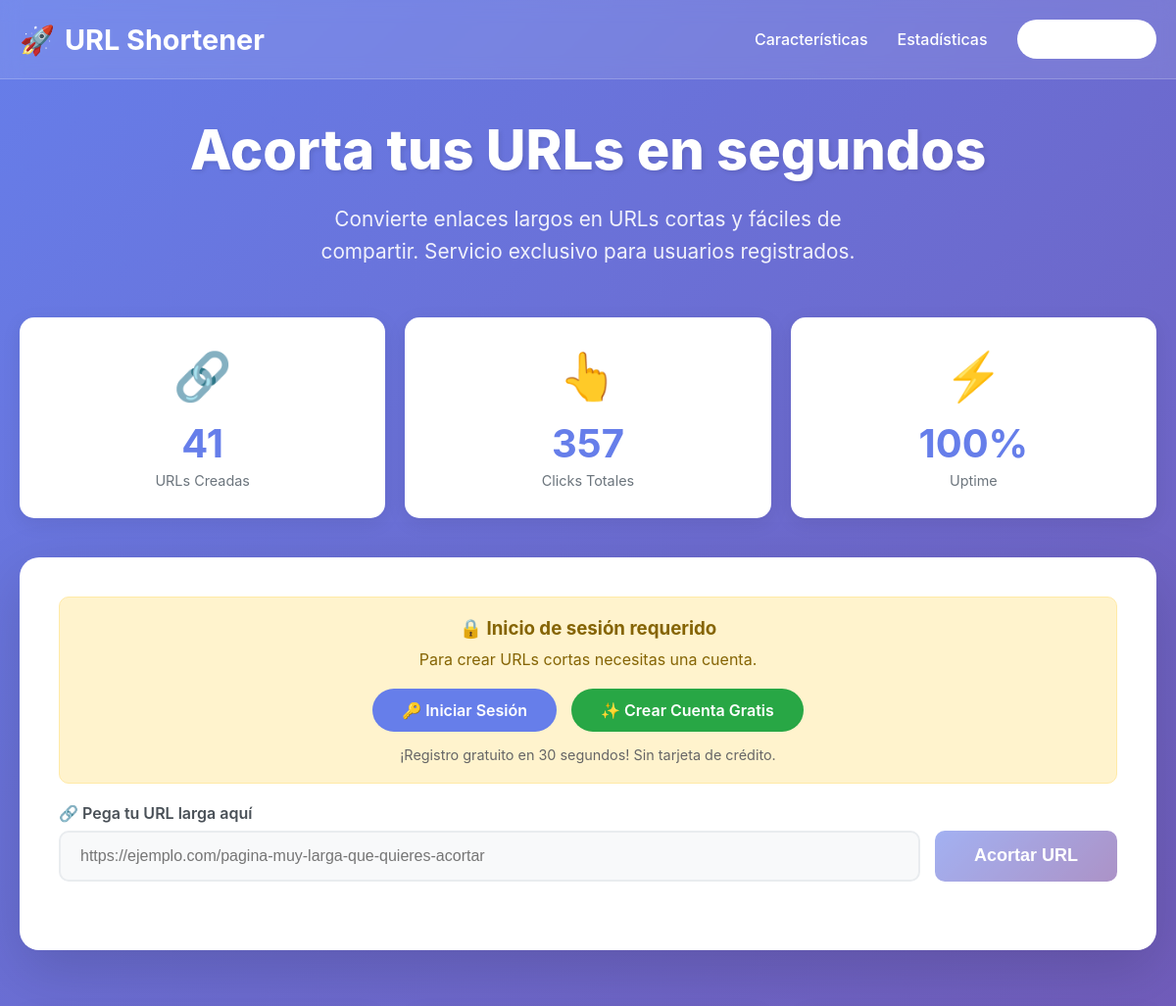
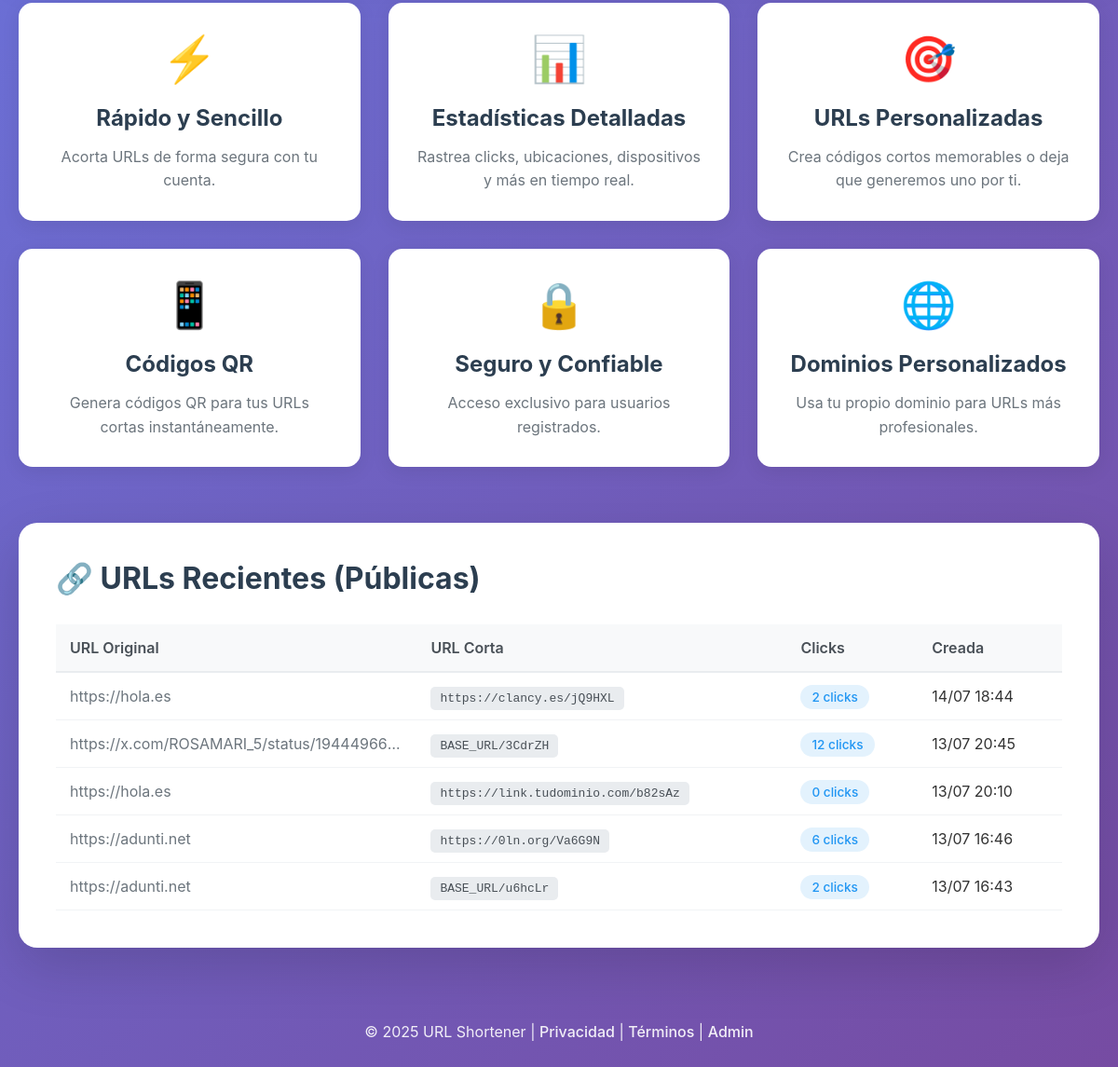
Before: / with the older database file (2 pictures, top to bottom).
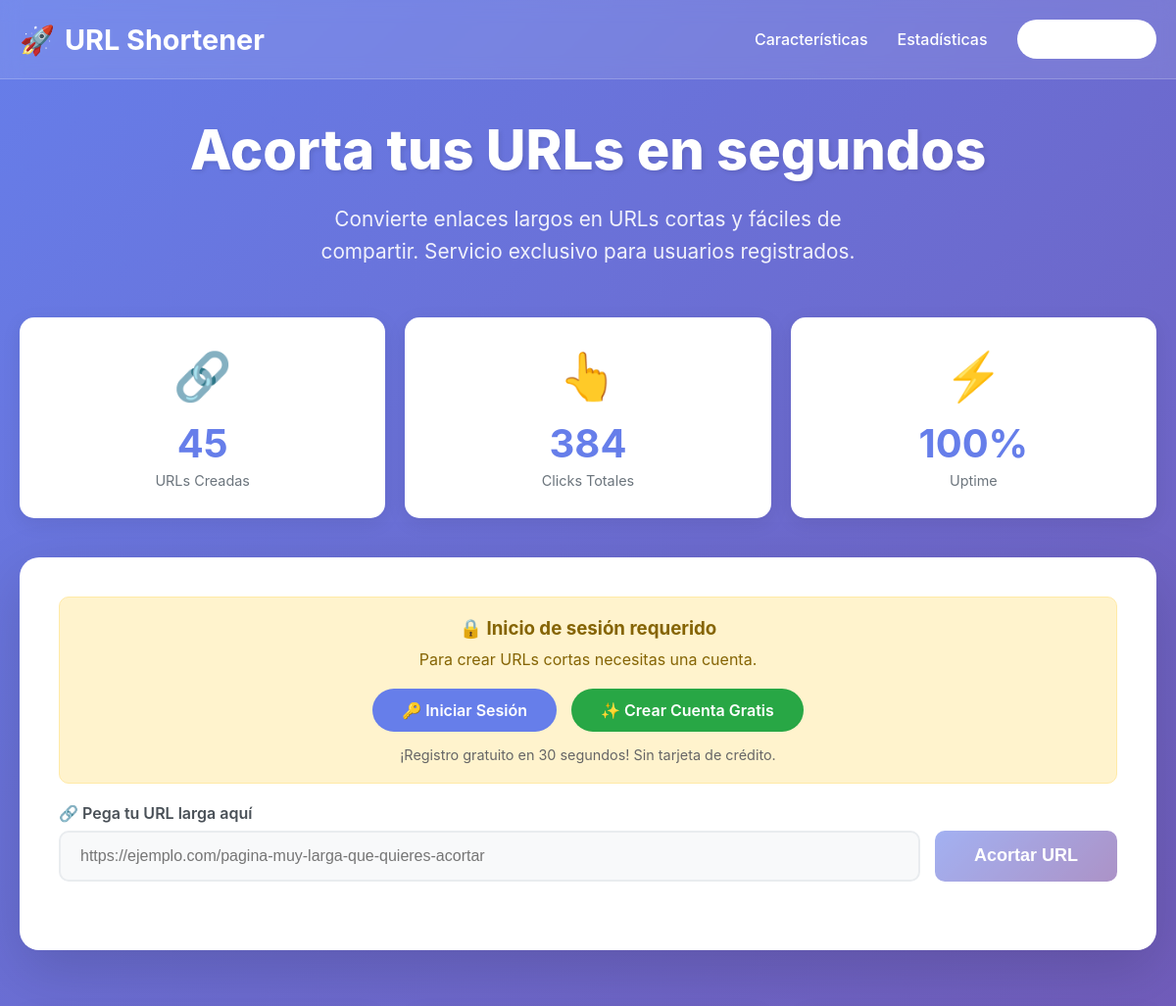
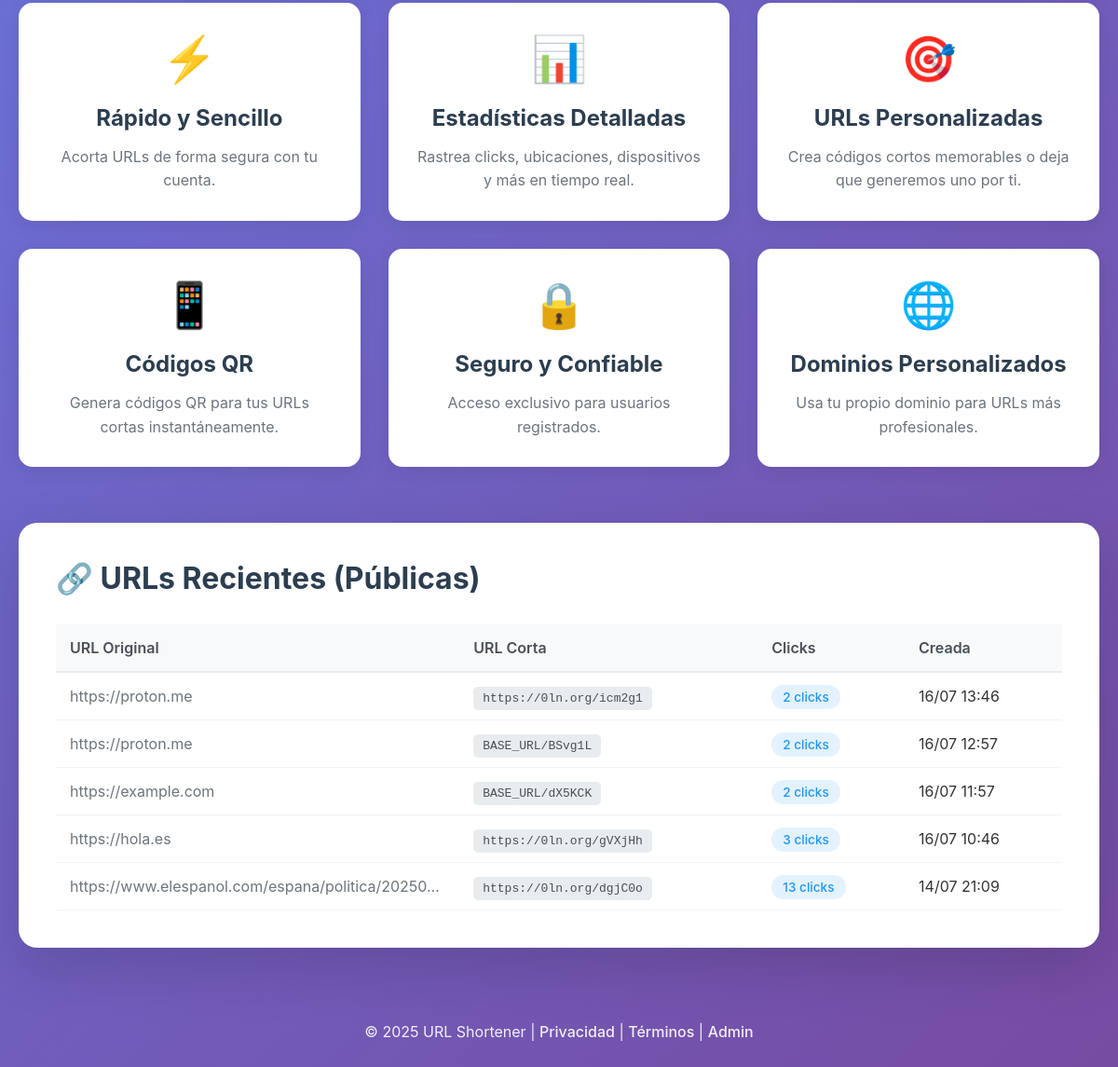
After: the same page with the newer database file (2 pictures, top to bottom).
### tables this page shows
CREATE TABLE `urls` (
  `id` int NOT NULL,
  `user_id` int DEFAULT NULL,
  `domain_id` int DEFAULT NULL,
  `short_code` varchar(10) NOT NULL,
  `original_url` text NOT NULL,
  `created_at` timestamp NULL DEFAULT CURRENT_TIMESTAMP,
  `clicks` int DEFAULT '0',
  `last_click` timestamp NULL DEFAULT NULL,
  `ip_address` varchar(45) DEFAULT NULL,
  `user_agent` text,
  `active` tinyint(1) DEFAULT '1',
  `is_public` tinyint(1) DEFAULT '1',
  `title` varchar(255) DEFAULT NULL,
  `description` text
);

CREATE TABLE `custom_domains` (
  `id` int NOT NULL,
  `user_id` int DEFAULT NULL,
  `domain` varchar(255) NOT NULL,
  `status` enum('pending','active','inactive') DEFAULT 'pending',
  `verification_token` varchar(64) DEFAULT NULL,
  `verified_at` timestamp NULL DEFAULT NULL,
  `created_at` timestamp NULL DEFAULT CURRENT_TIMESTAMP,
  `updated_at` timestamp NULL DEFAULT CURRENT_TIMESTAMP ON UPDATE CURRENT_TIMESTAMP,
  `ssl_enabled` tinyint(1) DEFAULT '0',
  `verification_method` varchar(50) DEFAULT NULL
);

### index.php (the view, shortened to what the changed rows need)
<?php
$is_logged_in = isset($_SESSION['user_id']) || isset($_SESSION['admin_logged_in']);
try {
    $db = new PDO("mysql:host=" . DB_HOST . ";dbname=" . DB_NAME, DB_USER, DB_PASS);
    $db->setAttribute(PDO::ATTR_ERRMODE, PDO::ERRMODE_EXCEPTION);
} catch(PDOException $e) {
    die("Error de conexión: " . $e->getMessage());
}
try {
    $stmt = $db->query("SELECT COUNT(*) as total FROM urls");
    $total_urls = $stmt->fetch()['total'];
    $stmt = $db->query("SELECT SUM(clicks) as total FROM urls");
    $total_clicks = $stmt->fetch()['total'] ?? 0;
    if ($is_logged_in) {
        $stmt = $db->query("
            SELECT u.*, cd.domain as custom_domain
            FROM urls u
            LEFT JOIN custom_domains cd ON u.domain_id = cd.id
            ORDER BY u.created_at DESC
            LIMIT 5
        ");
    } else {
        $stmt = $db->query("
            SELECT u.*, cd.domain as custom_domain
            FROM urls u
            LEFT JOIN custom_domains cd ON u.domain_id = cd.id
            WHERE u.is_public = 1
            ORDER BY u.created_at DESC
            LIMIT 5
        ");
    }
    $recent_urls = $stmt->fetchAll();
} catch (Exception $e) {
    $total_urls = 0;
    $total_clicks = 0;
    $recent_urls = [];
}
?>
<!DOCTYPE html>
<html lang="es">
<head>
</head>
<body>
    <div class="container">
        <div class="hero">
            <h1>Acorta tus URLs en segundos</h1>
        </div>
        <div class="stats-grid" id="stats">
            <div class="stat-card">
                <div class="stat-icon">🔗</div>
                <div class="stat-value"><?php echo number_format($total_urls); ?></div>
                <div class="stat-label">URLs Creadas</div>
            </div>
            <div class="stat-card">
                <div class="stat-icon">👆</div>
                <div class="stat-value"><?php echo number_format($total_clicks); ?></div>
                <div class="stat-label">Clicks Totales</div>
            </div>
        </div>
        <?php if (!empty($recent_urls)): ?>
        <div class="recent-section">
            <h2>🔗 URLs Recientes <?php echo (!$is_logged_in ? '(Públicas)' : ''); ?></h2>
            <div class="recent-urls">
                <table>
                    <thead>
                        <tr>
                            <th>URL Original</th>
                            <th>URL Corta</th>
                            <th>Clicks</th>
                            <th>Creada</th>
                        </tr>
                    </thead>
                    <tbody>
                        <?php foreach ($recent_urls as $url): ?>
                        <?php
                        if (!empty($url['custom_domain'])) {
                            $short_url = "https://" . $url['custom_domain'] . "/" . $url['short_code'];
                        } else {
                            $short_url = rtrim(BASE_URL, '/') . '/' . $url['short_code'];
                        }
                        ?>
                        <tr>
                            <td class="url-original" title="<?php echo htmlspecialchars($url['original_url']); ?>">
                                <?php echo htmlspecialchars($url['original_url']); ?>
                            </td>
                            <td>
                                <span class="url-short"><?php echo htmlspecialchars($short_url); ?></span>
                            </td>
                            <td>
                                <span class="badge badge-primary">
                                    <?php echo number_format($url['clicks'] ?? 0); ?> clicks
                                </span>
                            </td>
                            <td><?php echo date('d/m H:i', strtotime($url['created_at'])); ?></td>
                        </tr>
                        <?php endforeach; ?>
                    </tbody>
                </table>
            </div>
        </div>
        <?php endif; ?>
    </div>
</body>
</html>

Changed rows visible on the page:
removed urls: original_url "https://hola.es", short_code.domain "https://clancy.es/jQ9HXL", clicks "2", created_at "14/07 18:44"
no longer on this page (row edited): urls: original_url "https://x.com/ROSAMARI_5/status/19444966…", short_code "BASE_URL/3CdrZH", clicks "12", created_at "13/07 20:45"
no longer on this page (row unchanged): urls: original_url "https://hola.es", short_code.domain "https://link.tudominio.com/b82sAz", clicks "0", created_at "13/07 20:10"
no longer on this page (row edited): urls: original_url "https://adunti.net", short_code.domain "https://0ln.org/Va6G9N", clicks "6", created_at "13/07 16:46"
no longer on this page (row unchanged): urls: original_url "https://adunti.net", short_code "BASE_URL/u6hcLr", clicks "2", created_at "13/07 16:43"
added urls: original_url "https://proton.me", short_code.domain "https://0ln.org/icm2g1", clicks "2", created_at "16/07 13:46"
added urls: original_url "https://proton.me", short_code "BASE_URL/BSvg1L", clicks "2", created_at "16/07 12:57"
added urls: original_url "https://example.com", short_code "BASE_URL/dX5KCK", clicks "2", created_at "16/07 11:57"
added urls: original_url "https://hola.es", short_code.domain "https://0ln.org/gVXjHh", clicks "3", created_at "16/07 10:46"
added urls: original_url "https://www.elespanol.com/espana/politica/20250…", short_code.domain "https://0ln.org/dgjC0o", clicks "13", created_at "14/07 21:09"
Other visible differences:
$total_urls: "41" → "45"
$total_clicks: "357" → "384"
